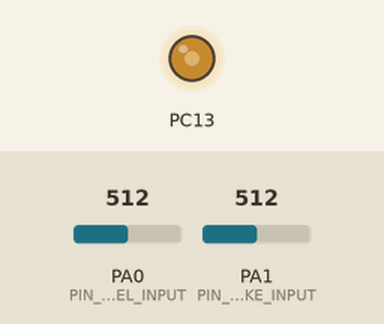
Simulated run of this program. Board: STM32 Black Pill. Shown: output pins drawn as LEDs (lit = HIGH). Inputs (shaded band) come from the test bench; at power-on: PA0 (PIN_ACCEL_INPUT) = 512, PA1 (PIN_BRAKE_INPUT) = 512. What the program prints to the serial monitor is not drawn.

Above: at 0.05 s.
At 0.25 s:
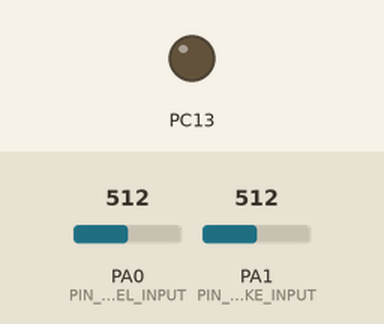
At 0.45 s:
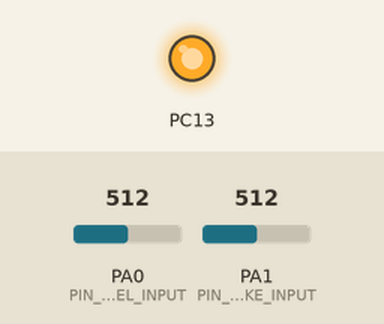
Timing chart, 0 to 3.0 s (numbered marks = the images above):
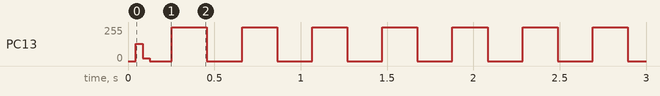

The program:

main.cpp
```cpp
#include "main.h"

#ifdef HOVER_SERIAL_FRONT
HardwareSerial HoverSerialFront(PA10, PA9); // USART1
#endif
#ifdef HOVER_SERIAL_REAR
HardwareSerial HoverSerialRear(PA3, PA2); // USART2
#endif

typedef struct {
    uint16_t start;
    int16_t  steer;
    int16_t  speed;
    uint16_t checksum;
} SerialCommand;

void setCommand(SerialCommand *command, int16_t steer, int16_t speed) {
    command->start = (int16_t) START_FRAME;
    command->steer = steer;
    command->speed = speed;
    command->checksum = command->start ^ command->steer ^ command->speed;
}

uint16_t flashInterval;
int16_t speedFeedback;
uint32_t lastSpeedFeedback;

void setup() {
    SerialUSB.begin();

    pinMode(PC13, OUTPUT);

    #ifdef HOVER_SERIAL_FRONT
    HoverSerialFront.begin(HOVER_SERIAL_BAUD);
    #endif

    #ifdef HOVER_SERIAL_REAR
    HoverSerialRear.begin(HOVER_SERIAL_BAUD);
    #endif

    pinMode(PIN_ACCEL_INPUT, INPUT);
    #ifdef PIN_BRAKE_INPUT
    pinMode(PIN_BRAKE_INPUT, INPUT);
    #endif

    #ifdef PIN_BALANCE_INPUT
    pinMode(PIN_BALANCE_INPUT, INPUT);
    #endif

    #ifdef PIN_REVERSE_INPUT
    pinMode(PIN_REVERSE_INPUT, INPUT_PULLUP);
    #endif
}

#ifdef HOVER_SERIAL_RX
typedef struct {
    uint16_t start;
    int16_t  cmd1;
    int16_t  cmd2;
    int16_t  speedR_meas;
    int16_t  speedL_meas;
    int16_t  batVoltage;
    int16_t  boardTemp;
    uint16_t cmdLed;
    uint16_t checksum;
} SerialRx;

typedef struct {
    uint8_t i = 0; // Index for new data pointer
    byte *p; // Pointer declaration for the new received byte. Probably not necessary, can just add index?
    byte prevByte; // For two-byte start marker detection
} SerialRxTemp;

SerialRx rxFront;
SerialRx rxRear;
SerialRxTemp rxTempFront;
SerialRxTemp rxTempRear;

void receive(const char *name, HardwareSerial *serial, SerialRx *rx, SerialRxTemp *rxTemp) {
    // Check for new data availability in the Serial buffer
    if (!serial->available()) {
        return;
    }

    byte *rxp = (byte*) rx; // Pointer to start byte of rx struct
    byte incomingByte = serial->read(); // Read the incoming byte
    uint16_t bufStartFrame = ((uint16_t) (incomingByte) << 8) | rxTemp->prevByte; // Construct the start frame

    // Copy received data
    if (bufStartFrame == START_FRAME) {	// Initialize if new data is detected
        rxTemp->i = 0;
        *(rxp + rxTemp->i++) = rxTemp->prevByte;
        *(rxp + rxTemp->i++) = incomingByte;
    } else if (rxTemp->i >= 2 && rxTemp->i < sizeof(SerialRx)) { // Save the new received data
        *(rxp + rxTemp->i++) = incomingByte;
    }

    // Check if we reached the end of the message
    if (rxTemp->i == sizeof(SerialRx)) {
        uint16_t checksum = rx->start ^ rx->cmd1 ^ rx->cmd2 ^ rx->speedR_meas ^ rx->speedL_meas ^ rx->batVoltage ^ rx->boardTemp ^ rx->cmdLed;

        // Check validity of the new data
        if (checksum == rx->checksum) {
            // Print data to built-in Serial
            speedFeedback = rx->speedL_meas + rx->speedR_meas / 2;
            lastSpeedFeedback = millis();
            #ifdef HOVER_SERIAL_RX_DEBUG
            Serial.print(name);
            Serial.print(" cmd1 ");   Serial.print(rx->cmd1);
            Serial.print(" cmd2 ");   Serial.print(rx->cmd2);
            Serial.print(" speedR "); Serial.print(rx->speedR_meas);
            Serial.print(" speedL "); Serial.print(rx->speedL_meas);
            Serial.print(" volt ");   Serial.print(rx->batVoltage);
            Serial.print(" temp ");   Serial.print(rx->boardTemp);
            Serial.print(" led ");    Serial.println(rx->cmdLed);
            #endif
        } else {
            #ifdef HOVER_SERIAL_RX_DEBUG
            Serial.println("Non-valid data skipped");
            #endif
        }

        // Reset the index (it prevents to enter in this if condition in the next cycle)
        rxTemp->i = 0;
    }

    // Update previous states
    rxTemp->prevByte = incomingByte;
}

void receiveAll() {
    #ifdef HOVER_SERIAL_FRONT
    receive("front", &HoverSerialFront, &rxFront, &rxTempFront);
    #endif
    #ifdef HOVER_SERIAL_REAR
    receive("rear", &HoverSerialRear, &rxRear, &rxTempRear);
    #endif
}
#endif

void sendSerial() {
    #ifdef PIN_BRAKE_INPUT
        const uint32_t brakeRaw = analogRead(PIN_BRAKE_INPUT);
        const int16_t brake = constrain(map(brakeRaw, INPUT_BRAKE_MIN, INPUT_BRAKE_MAX, 0, 1000), 0, 1000);
    #else
        const uint32_t brakeRaw = 0;
        const int16_t brake = 0;
    #endif

    const uint32_t accelRaw = analogRead(PIN_ACCEL_INPUT);
    const int16_t accel = constrain(map(accelRaw, INPUT_ACCEL_MIN, INPUT_ACCEL_MAX, 0, 1000), 0, 1000);

    int16_t speedCmd = 0;

    #ifdef PIN_REVERSE_INPUT
    const bool reverse = digitalRead(PIN_REVERSE_INPUT);
    if (lastSpeedFeedback < millis() - 500) {
        // Error
        Serial.println("error");
        speedCmd = 0;
    } else {
        speedCmd = accel - brake*2;
        if (reverse) {
            if (speedCmd >= 0) {
                // Should accelerate, meaning backwards speed
                speedCmd = -speedCmd;
            } else {
                // Should brake
                if (speedFeedback > 10) {
                    // Should send negative speed, no action needed
                } else if (speedFeedback < -10) {
                    speedCmd = -speedCmd;
                } else {
                    // Almost standstill, no action needed
                    speedCmd = 0;
                }
            }
        } else {
            if (speedCmd >= 0) {
                // Should accelerate, no action needed
            } else {
                // Should brake
                if (speedFeedback > 10) {
                    // Should send negative speed, no action needed
                } else if (speedFeedback < -10) {
                    speedCmd = -speedCmd;
                } else {
                    // Almost standstill, no action needed
                    speedCmd = 0;
                }
            }
        }
    }
    #else
    speedCmd = brake
            ? -map(brake, 0, 1000, 0, SPEED_BACKWARD_MAX)
            : map(accel, 0, 1000, 0, SPEED_FORWARD_MAX);
    #endif

    speedCmd = constrain(speedCmd, -SPEED_BACKWARD_MAX, SPEED_FORWARD_MAX);

    flashInterval = map(1000 - abs(speedCmd), 0, 1000, 25, 250);

    #ifdef INPUT_DEBUG
        Serial.print("accel ");
        Serial.print(accelRaw);
        Serial.print("->");
        Serial.print(accel);

        #ifdef PIN_BRAKE_INPUT
            Serial.print(" | brake ");
            Serial.print(brakeRaw);
            Serial.print("->");
            Serial.print(brake);
        #else
            Serial.print(" | brake disabled");
        #endif

        #ifdef PIN_REVERSE_INPUT
        Serial.print(" | reverse ");
        Serial.print(reverse);
        #endif

        Serial.print(" | speedCmd ");
        Serial.print(speedCmd);
    #endif

    #ifdef PIN_BALANCE_INPUT
    const uint32_t balanceRaw = analogRead(PIN_BALANCE_INPUT);
    const int16_t balance = constrain(map(balanceRaw, INPUT_BALANCE_MIN, INPUT_BALANCE_MAX, -BALANCE_CONST, BALANCE_CONST), -BALANCE_CONST, BALANCE_CONST);
    int16_t balanceFront, balanceRear;
    if (balance > 0) {
        balanceFront = BALANCE_CONST;
        balanceRear = BALANCE_CONST - balance;
    } else {
        balanceFront = BALANCE_CONST + balance;
        balanceRear = BALANCE_CONST;
    }
    Serial.print(" | balanceFront ");
    Serial.print(balanceFront);
    Serial.print(" | balanceRear ");
    Serial.print(balanceRear);
    #else
    const int16_t balanceFront = BALANCE_CONST, balanceRear = BALANCE_CONST;
    #endif

    SerialCommand command;

    #ifdef HOVER_SERIAL_FRONT
        int16_t speedCmdFront = (speedCmd * balanceFront) / BALANCE_CONST;
        #ifdef INPUT_DEBUG
            Serial.print(" | speedCmdFront ");
            Serial.print(speedCmdFront);
        #endif
        setCommand(&command, 0, speedCmdFront);
        HoverSerialFront.write((uint8_t *) &command, sizeof(SerialCommand));
    #endif

    #ifdef HOVER_SERIAL_REAR
        int16_t speedCmdRear = (speedCmd * balanceRear) / BALANCE_CONST;
        #ifdef INPUT_DEBUG
            Serial.print(" | speedCmdRear ");
            Serial.print(speedCmdRear);
        #endif
        setCommand(&command, 0, (speedCmdRear * speedCmd) / ADC_RESOLUTION);
        HoverSerialRear.write((uint8_t *) &command, sizeof(SerialCommand));
    #endif

    Serial.print(" | speedFeedback ");
    Serial.print(speedFeedback);

    Serial.println();
}

unsigned long lastSendTime = 0;
unsigned long lastFlashTime = 0;
uint32_t lastFlashState = 0;

void loop(void) {
    unsigned long timeNow = millis();

    #ifdef HOVER_SERIAL_RX
    receiveAll();
    #endif

    // Flash LED
    if (timeNow - lastFlashTime > flashInterval) {
        lastFlashTime = timeNow;
        lastFlashState = lastFlashState == HIGH ? LOW : HIGH;
        digitalWrite(PC13, lastFlashState);
    }

    if (timeNow - lastSendTime > SEND_INTERVAL) {
        lastSendTime = timeNow;
        sendSerial();
    }
}
```

main.h
```cpp
#include <Arduino.h>

// Pinout
#define PIN_ACCEL_INPUT PA0
#define PIN_BRAKE_INPUT PA1
// #define PIN_REVERSE_INPUT PA2

// Can only be used in torque mode, otherwise wheels will turn at different speeds
// #define PIN_BALANCE_INPUT PB0

/*
 * Connect RX to TX on hoverboard, left sideboard connector next to positive
 * Connect TX to RX on hoverboard, left sideboard connector next to negative
 * RX=red/brown TX=green/blue
 */

// Calibrate analog inputs
#define INPUT_DEBUG
#define INPUT_ACCEL_MIN     300
#define INPUT_ACCEL_MAX     670
#define INPUT_BRAKE_MIN     300
#define INPUT_BRAKE_MAX     800
#define INPUT_BALANCE_MIN   3
#define INPUT_BALANCE_MAX   1020

// Safety limit
#define SPEED_FORWARD_MAX   1000
#define SPEED_BACKWARD_MAX  500

// Hoverboard firmware has 5 ms loop, so any faster does not make sense.
#define SEND_INTERVAL       50
// At 8 bytes per message with 19200 baud max 300 messages per second can be sent (every 3ms). Hoverboard firmware has 5ms loop so faster does not make sense. Arduino firmware has fixed 10ms loop.
#define HOVER_SERIAL_BAUD   9600        // Baud rate for HoverSerial (used to communicate with the hoverboard)
#define HOVER_SERIAL_RX                 // Receive data from HoverSerial
// #define HOVER_SERIAL_RX_DEBUG
#define HOVER_SERIAL_FRONT
// #define HOVER_SERIAL_REAR
#define START_FRAME         0xABCD     	// Start frame definition for reliable serial communication

#define BALANCE_CONST 16 // 1000 * 16 just fits in int16_t

#if defined(PIN_REVERSE_INPUT) && !defined(HOVER_SERIAL_RX)
    #error Serial RX must be enabled to use reverse input
#endif
```
